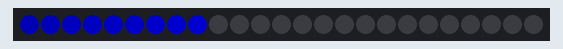
A program run on a simulated Raspberry Pi Pico running CircuitPython. Shown: 25 RGB LEDs in strip order, left to right. Dim RGB values are drawn brighter than linear.

Above: at 0.45 s.
At 11.08 s:
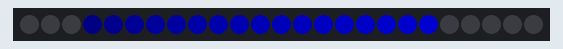
At 20.12 s:
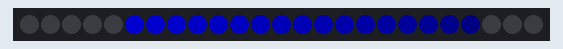
At 39.78 s:
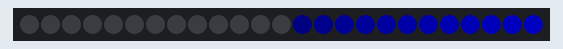

The program:

05_neopixel_comet.py
```python
## ------- NEOPIXEL COMET ------- ##
#   tested with tinkertanks moon   #

import board, neopixel

from adafruit_led_animation.animation.comet import Comet

pixels = neopixel.NeoPixel(board.GP12, 25, brightness=0.5, auto_write=False)

comet = Comet(pixels, speed=0.03, color=(0,0,255), tail_length=17, bounce=True)

while True:
    comet.animate()
```
